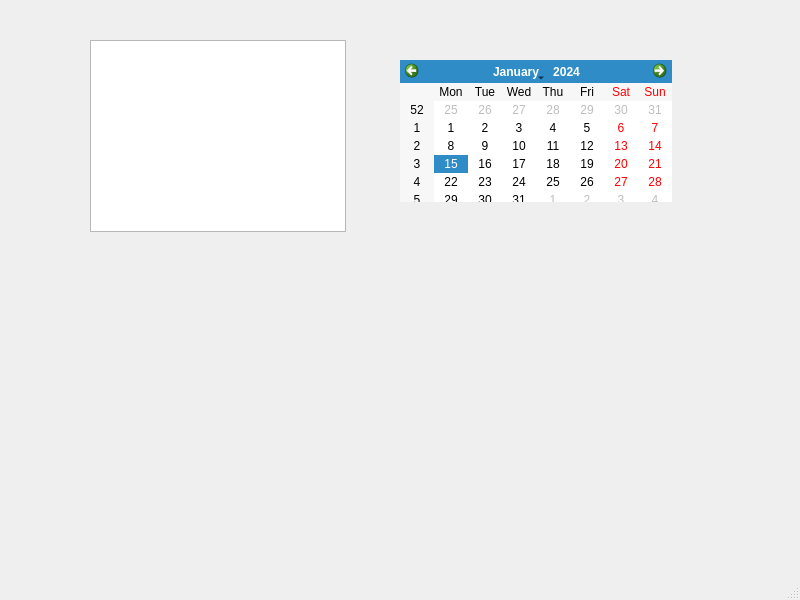
<?xml version="1.0" encoding="UTF-8"?>
<ui version="4.0">
 <class>MainWindow</class>
 <widget class="QMainWindow" name="MainWindow">
  <property name="geometry">
   <rect>
    <x>0</x>
    <y>0</y>
    <width>800</width>
    <height>600</height>
   </rect>
  </property>
  <property name="minimumSize">
   <size>
    <width>200</width>
    <height>100</height>
   </size>
  </property>
  <property name="windowTitle">
   <string>主窗口</string>
  </property>
  <widget class="QWidget" name="centralwidget">
   <widget class="QGraphicsView" name="graphicsView">
    <property name="geometry">
     <rect>
      <x>90</x>
      <y>40</y>
      <width>256</width>
      <height>192</height>
     </rect>
    </property>
   </widget>
   <widget class="QCalendarWidget" name="calendarWidget">
    <property name="geometry">
     <rect>
      <x>400</x>
      <y>60</y>
      <width>272</width>
      <height>142</height>
     </rect>
    </property>
   </widget>
  </widget>
  <widget class="QMenuBar" name="menubar">
   <property name="geometry">
    <rect>
     <x>0</x>
     <y>0</y>
     <width>800</width>
     <height>21</height>
    </rect>
   </property>
  </widget>
  <widget class="QStatusBar" name="statusbar"/>
 </widget>
 <resources/>
 <connections/>
</ui>
